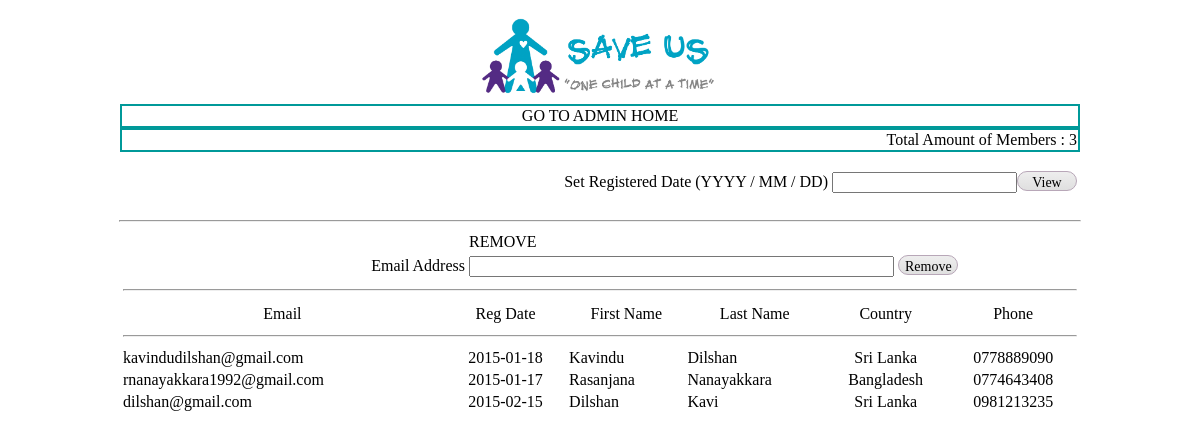
/Project/php/viewMembers.php (signed in), run on the app's committed database.
### tables this page shows
CREATE TABLE IF NOT EXISTS `tblusers` (
  `EmailAddress` varchar(100) NOT NULL,
  `Type` varchar(6) NOT NULL DEFAULT 'User',
  `Password` varchar(20) NOT NULL,
  `RegDate` date NOT NULL,
  `SecurityQuestion` varchar(50) NOT NULL,
  `Answer` varchar(20) NOT NULL,
  `FirstName` varchar(30) NOT NULL,
  `LastName` varchar(30) NOT NULL,
  `Country` varchar(16) NOT NULL,
  `PhoneNumber` varchar(12) NOT NULL,
  `CardType` varchar(12) NOT NULL,
  `CardNo` varchar(16) NOT NULL,
  PRIMARY KEY (`EmailAddress`)
);

### Project/php/viewMembers.php (the view, shortened to what this page needs)
<!DOCTYPE html PUBLIC "-//W3C//DTD XHTML 1.0 Transitional//EN" "http://www.w3.org/TR/xhtml1/DTD/xhtml1-transitional.dtd">
<html xmlns="http://www.w3.org/1999/xhtml">
<head>
<link href="../css/admin.css" type="text/css" rel="stylesheet"/>
<link href="../css/buttons.css" type="text/css" rel="stylesheet"/>
<link href="http://ajax.googleapis.com/ajax/libs/jqueryui/1.8/themes/base/jquery-ui.css" rel="stylesheet" type="text/css"/>
</head>
<body>
<table align="center">
<tr><td><img src="../images/Logo.png" width="250px" height="90px"/></td></tr>
</table>
<table class="tblLinksHome" align="center" >
<tr><td bgcolor="#FFFFFF"><a href="admin.php">GO TO ADMIN HOME	</a></td></tr>
</table>
<table class="tblHead" align="center">
	<tr><td class="reportHeading" align="right" >Total Amount of Members :
	<?php
	include("../php/dbconfig.php");
	$tbl_name="tblusers";
	$sql="SELECT COUNT(Type) AS amount_sum FROM $tbl_name WHERE Type=('User')";
	$result = mysql_query($sql);
	$row=mysql_fetch_assoc($result);
	$sum =$row['amount_sum'];
	echo $sum;
	?>
  	</td></tr>
</table>
<form id="MembersReport" name="formMembersReport" enctype="multipart/form-data" method="post" action="../php/viewMembersByDate.php" target="_self" onsubmit="return validateForm2()">
<table class="tblSelectDate" align="center">
    <tr><td>
    <p >Set Registered Date (YYYY / MM / DD)
      <input id="datepicker" name="dtmPicker"/><input type="submit" name="btnSubmit" value="View" class="adminBtn"/>
    </p>
    </td></tr>
</table>
</form>
<hr width="960px" align="center"/>
<form id="DeleteMember" name="formDeleteMember" enctype="multipart/form-data" method="post" action="../php/removeMember.php" target="_self" onsubmit="return validateForm()">
<table align="center" class="tblGeneral">
    <tr><td width="342"></td><td width="606" >REMOVE</td></tr>
    <tr><td width="340" align="right">Email Address</td><td width="608">
        <input type="text" id="Email" name="txtEmail" size="50"/>
        <input type="submit" class="adminBtn" name="btnRemove" id="Remove" value="Remove"/></td></tr>
    <tr><td colspan="2"><hr /></td></tr>
</table>
</form>
<table class="tblHead" align="center">
<?php
include("../php/dbconfig.php");
$sql="SELECT * FROM tblusers WHERE Type=('User')";
$result = mysql_query($sql);
echo "
<table class=reportDetail align=center>
<tr>
	<td>Email</td>
	<td>Reg Date</td>
	<td>First Name</td>
	<td>Last Name</td>
	<td>Country</td>
	<td>Phone</td>
</tr>
<tr><td colspan=6><hr></td></tr>";
while($row = mysql_fetch_array($result)){
	echo "<tr>";
	echo "<td class=NewsData align='left'>" . $row['EmailAddress'] . "</td>";
	echo "<td class=NewsHead >" . $row['RegDate'] . "</td>";
	echo "<td class=NewsData align='left'>" . $row['FirstName'] . "</td>";
	echo "<td class=NewsData align=left>" . $row['LastName'] . "</td>";
	echo "<td class=NewsData >" . $row['Country'] . "</td>";
	echo "<td class=NewsData >" . $row['PhoneNumber'] . "</td>";
	echo "</tr>";
}
echo "</table>";
?>
</body>
</html>

### Project/php/dbconfig.php (shortened to what this page needs)
<!DOCTYPE html PUBLIC "-//W3C//DTD XHTML 1.0 Transitional//EN" "http://www.w3.org/TR/xhtml1/DTD/xhtml1-transitional.dtd">
<html xmlns="http://www.w3.org/1999/xhtml">
<head>
</head>
<body>
</body>
</html>

### Project/css/admin.css (style rules this page uses)
a { text-decoration:none; color:#000 }
.tblHead { font-family:"Berlin Sans FB";background:#099; width:960px; text-align:center; font-size:18px }
.tblGeneral { font-family:"Berlin Sans FB";width:960px;font-size:16px; }
.tblLinksHome { font-family:"Berlin Sans FB";width:960px;text-align:center;background-color:#099 }
.reportHeading { font-family:"Berlin Sans FB";width:960px;background-color:#FFF;font-size:16px }
.reportDetail { font-family:"Berlin Sans FB";width:960px;background-color:#FFF;font-size:16px;text-align:center }
.tblSelectDate { font-family:"Berlin Sans FB";width:960px;background-color:#FFF;font-size:16px;text-align:right }

### Project/css/buttons.css (style rules this page uses)
.adminBtn { background:-webkit-gradient( linear, left top, left bottom, color-stop(0.05, #ededed), color-stop(1, #dfdfdf) ); background:-moz-linear-gradient( center top, #ededed 5%, #dfdfdf 100% ); filter:progid:DXImageTransform.Microsoft.gradient(startColorstr='#ededed', endColorstr='#dfdfdf'); background-color:#ededed; -webkit-border-top-left-radius:20px; -moz-border-radius-topleft:20px; border-top-left-radius:20px; -webkit-border-top-right-radius:20px; -moz-border-radius-topright:20px; border-top-right-radius:20px; -webkit-border-bottom-right-radius:20px; -moz-border-radius-bottomright:20px; border-bottom-right-radius:20px; -webkit-border-bottom-left-radius:20px; -moz-border-radius-bottomleft:20px; border-bottom-left-radius:20px; text-indent:0; border:1px solid #b8a7b8; display:inline-block; color:#000000; font-family:"Berlin Sans FB"; font-size:14px; font-style:normal; height:20px; line-height:20px; width:60px; text-decoration:none; text-align:center; }

### data on the page
tblusers: EmailAddress "kavindudilshan@gmail.com", RegDate "2015-01-18", FirstName "Kavindu", LastName "Dilshan", Country "Sri Lanka", PhoneNumber "0778889090"
tblusers: EmailAddress "rnanayakkara1992@gmail.com", RegDate "2015-01-17", FirstName "Rasanjana", LastName "Nanayakkara", Country "Bangladesh", PhoneNumber "0774643408"
tblusers: EmailAddress "dilshan@gmail.com", RegDate "2015-02-15", FirstName "Dilshan", LastName "Kavi", Country "Sri Lanka", PhoneNumber "0981213235"

### other printed values
$sum "3"
